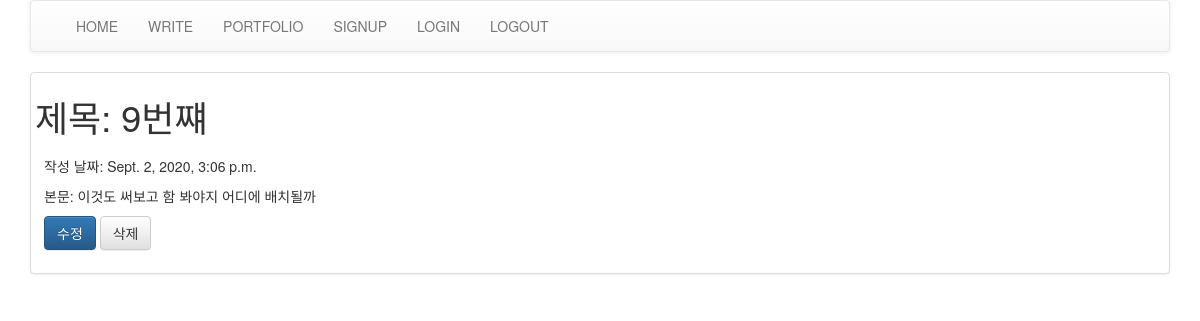
Screenshot of /blog/9 with the database file from the repository.
### first/models.py (models this page shows, shortened)
class Blog(models.Model):
    title = models.CharField(max_length=200)
    pub_date = models.DateTimeField('date published')
    body = models.TextField()

### first/views.py (the view)
# urls.py: path('<int:blog_id>', first.views.detail, name="detail"),
def detail(request, blog_id):
    blog_detail = get_object_or_404(Blog, pk=blog_id)
    return render(request, 'detail.html',{'blog':blog_detail})

### first/templates/detail.html
{% extends "base.html" %}
{% block contents %}
<body>
  <div class="row">
    <div class="col-sm-12">
      <div class="thumbnail">
        <h1>제목: {{blog.title}}</h1>
        <div class="caption">
          <p>작성 날짜: {{blog.pub_date}}</p>
          <p>본문: {{blog.body}}</p>
          <p><a href="{% url 'update' blog.id %}" class="btn btn-primary" role="button">수정</a>
          <a href="{% url 'delete' blog.id%}" class="btn btn-default" role="button">삭제</a></p>
        </div>
      </div>
    </div>
  </div>
</body>
{% endblock %}}

### rows the page displays
Blog: title "9번쨰", pub_date "Sept. 2, 2020, 3:06 p.m.", body "이것도 써보고 함 봐야지 어디에 배치될까"
